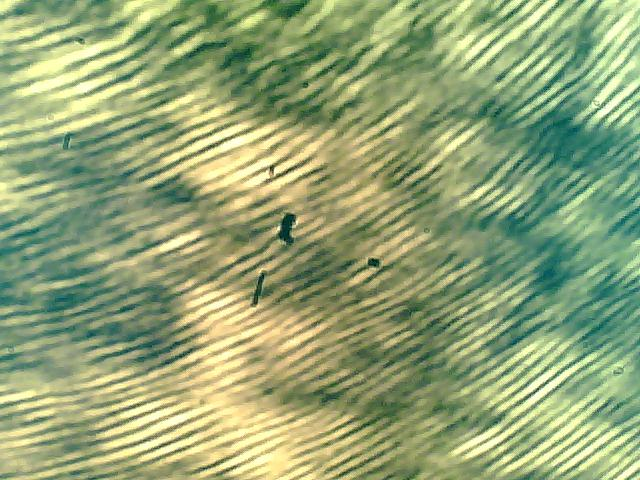
#> input picture toolkit/strip_test/strips_1.jpg, 640 x 480 px, given in place of stripes.jpg, which was not available
$ python -i strips_image_process.py   (imports and definitions only)
#> lines starting #> are read from the running program, lines starting #| are printed output that depends on the picture; after the words box and inside, x2 and y2 are one past the last pixel; in counts of white or black regions, pixels touching at a corner belong together; pictures that were not available may be replaced by others from this repository, and a replacement may not be noted
from PIL import Image
from PIL import ImageFilter
from PIL import ImageOps
from PIL import ImageMath
import numpy as np

def lut(threshold):
    """Generate the lookup table for binarize.

    Inputs:
    int: threshold

    Outputs:
    list: [0, 0, ..., 255, 255, ..., 255]"""

    return [255 if i<=threshold else 0 for i in range(256)]

def denoise(pix):

    """Kernel filter.

    Inputs:
    list: pix map

    Outputs:
    list: pix_new map"""

    pix_new=pix.copy()
    height=len(pix)
    width=len(pix[0])
    for i in range(1,height-1):
        for j in range(1,width-1):
            if pix[i,j]==0:
                ans=\
                int(pix[i-1,j-1])+\
                int(pix[i-1,j])+\
                int(pix[i-1,j+1])+\
                int(pix[i,j-1])+\
                int(pix[i,j+1])+\
                int(pix[i+1,j-1])+\
                int(pix[i+1,j])+\
                int(pix[i+1,j+1])
                if ans>=3*255:
                    #print "Modefied!(%s,%s)ans=%s"%(i,j,ans)
                    pix_new[i,j]=np.uint8(255)
    return pix_new

def strip_processing(path, blur_radius=7, iter_steps=1, binarize_threshold=10):

    """Strip precessing function.

    Inputs:
    string: path of the image
    blur_radius: radius of gaussian blur
    iter_steps: execution times of denoise
    binarize_threshold: used as function lut's input

    Outputs:
    Image: the processed image."""
#> called with path = 'strip_test/strips_1.jpg', blur_radius = 7, iter_steps = 1, binarize_threshold = 10

    gray=ImageOps.invert(ImageOps.grayscale(Image.open("stripes.jpg")))
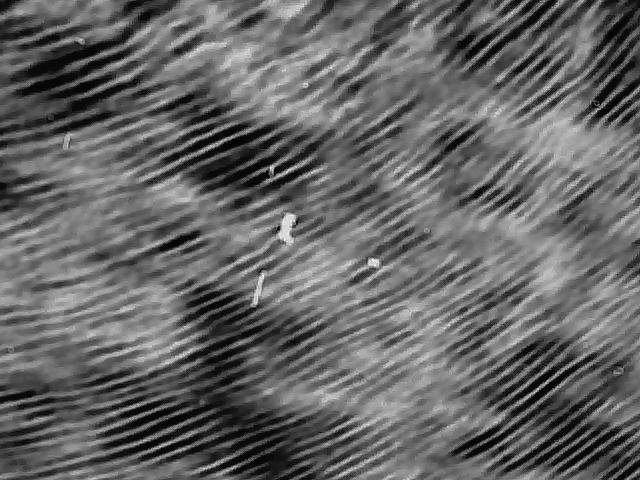
#> gray: PIL image 640x480 L; min 2, max 242, mean 100.9
    gray_blur=gray.filter(ImageFilter.GaussianBlur(blur_radius))
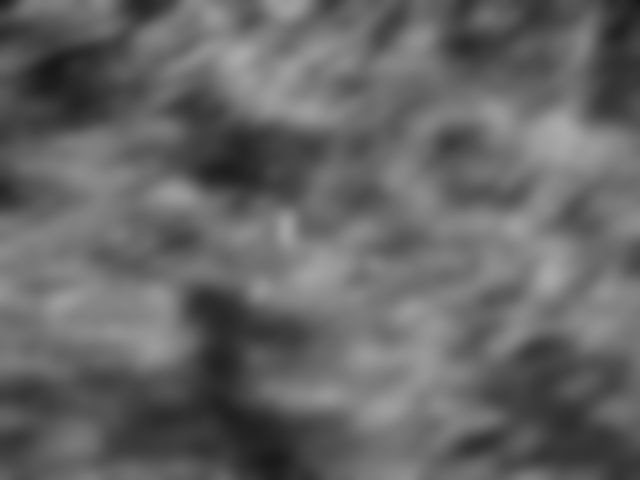
#> gray_blur: PIL image 640x480 L; min 24, max 170, mean 100.9
    high_freq=ImageMath.eval("25*(a-b)",a=gray,b=gray_blur).convert("L")
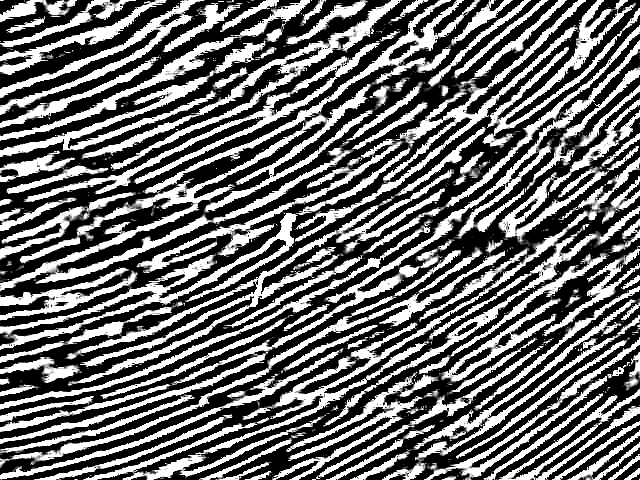
#> high_freq: PIL image 640x480 L; min 0, max 255, mean 106.7

    binarized=ImageOps.invert(high_freq.point(lut(binarize_threshold))).convert("1")
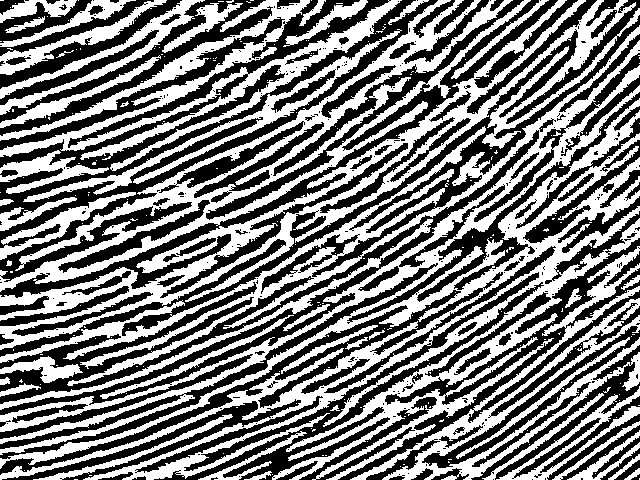
#> binarized: PIL image 640x480 1; 48.5% white; 275 white regions (229 under 20 px), largest, box (x1, y1, x2, y2) and area: (0, 25, 640, 480) 57110, (0, 0, 640, 350) 20416, (0, 0, 531, 292) 16835
    binarized_data=binarized.load()
    #binarized.show()

    height=binarized.height
#> height = 480
    width=binarized.width
#> width = 640

    pix=np.array([[np.uint8(binarized_data[j,i]) for j in range(width)] for i in range(height)])

    for i in range(iter_steps):
        pix=denoise(pix)
#> this loop made 1 pass
#> (height in denoise, width in denoise) on pass 1: (480, 640)
#> pass 1, in strip_processing, `pix=denoise(pix)`:
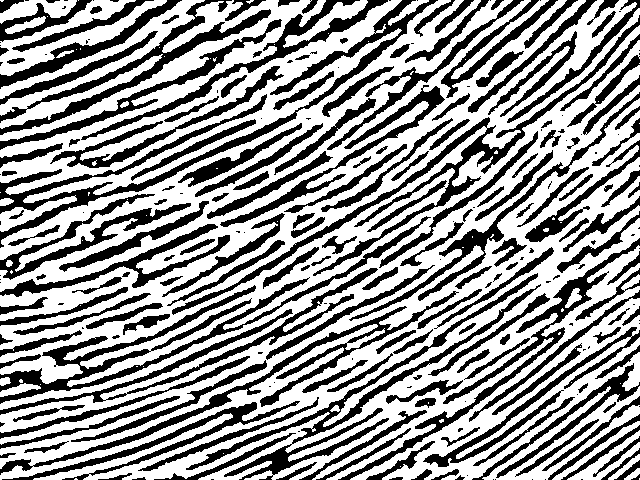
#> pix: shape (480, 640); 59.4% white; 266 black regions (86 under 20 px), largest, box (x1, y1, x2, y2) and area: (0, 0, 438, 248) 6910, (0, 216, 431, 404) 6048, (172, 15, 640, 315) 5495

    answer=Image.fromarray(pix)
    #answer.show()
    #answer.save("test.bmp")
    return answer
#use a image as a test
#strip_processing("stripes.jpg").show()

>>> result = strip_processing('strip_test/strips_1.jpg')

$ run again, on toolkit/strip_test/strips_2.jpg
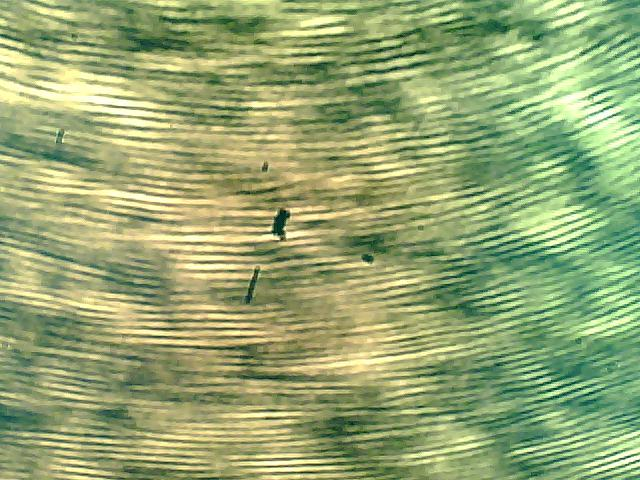
#> input picture toolkit/strip_test/strips_2.jpg, 640 x 480 px, given in place of stripes.jpg, which was not available
#> in strip_processing, `binarized=ImageOps.invert(high_freq.point(lut(binarize_threshold))).co..`:
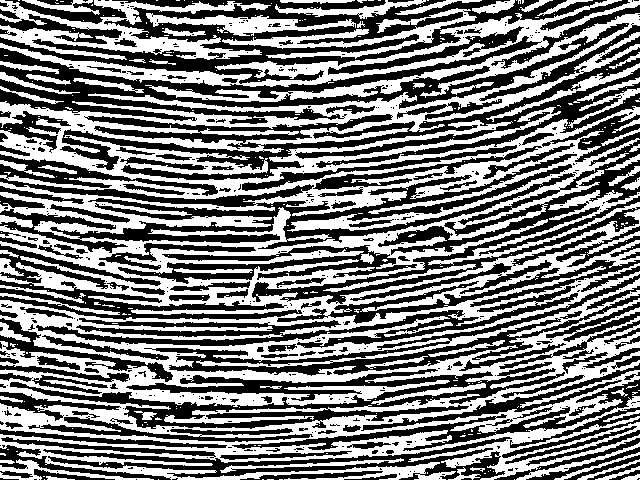
#> binarized: PIL image 640x480 1; 48.6% white; 350 white regions (285 under 20 px), largest, box (x1, y1, x2, y2) and area: (0, 0, 640, 480) 122317, (0, 0, 271, 60) 5456, (222, 8, 477, 59) 2921
#> the loop in strip_processing, `for i in range(iter_steps):` made 1 pass
#> (height in denoise, width in denoise) on pass 1: (480, 640)
#> pass 1, in strip_processing, `pix=denoise(pix)`:
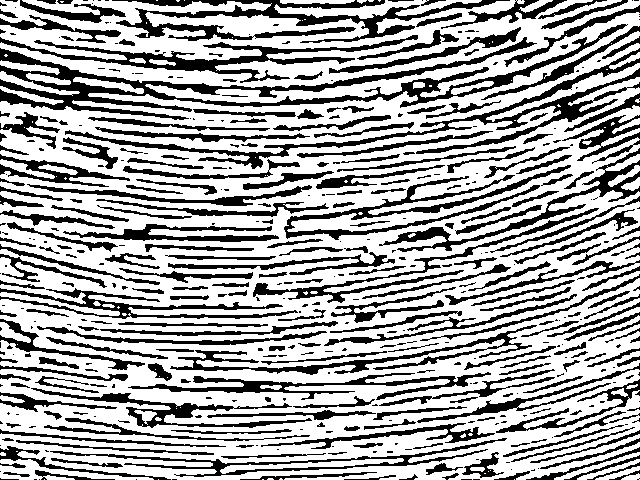
#> pix: shape (480, 640); 65.7% white; 466 black regions (209 under 20 px), largest, box (x1, y1, x2, y2) and area: (0, 24, 628, 120) 9187, (65, 48, 640, 169) 5297, (112, 0, 510, 43) 5154

$ run again, on toolkit/strip_test/strips_3.jpg
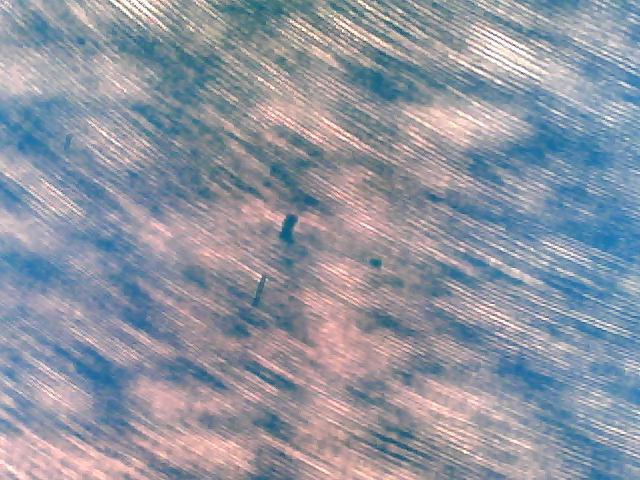
#> input picture toolkit/strip_test/strips_3.jpg, 640 x 480 px, given in place of stripes.jpg, which was not available
#> in strip_processing, `binarized=ImageOps.invert(high_freq.point(lut(binarize_threshold))).co..`:
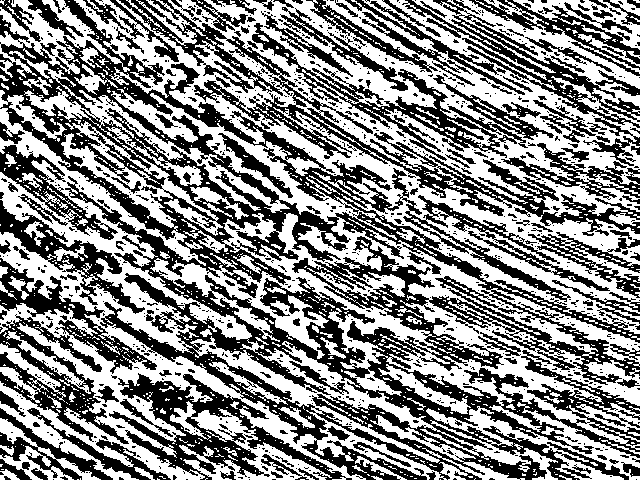
#> binarized: PIL image 640x480 1; 52.9% white; 990 black regions (835 under 20 px), largest, box (x1, y1, x2, y2) and area: (0, 0, 640, 480) 69938, (119, 0, 640, 236) 10946, (109, 373, 352, 480) 6973
#> the loop in strip_processing, `for i in range(iter_steps):` made 1 pass
#> (height in denoise, width in denoise) on pass 1: (480, 640)
#> pass 1, in strip_processing, `pix=denoise(pix)`:
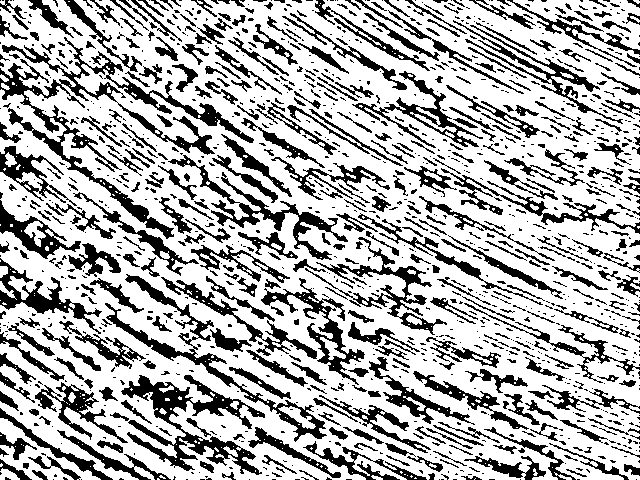
#> pix: shape (480, 640); 69.4% white; 1266 black regions (833 under 20 px), largest, box (x1, y1, x2, y2) and area: (0, 37, 254, 239) 6942, (121, 375, 265, 475) 4286, (105, 274, 327, 442) 3053
